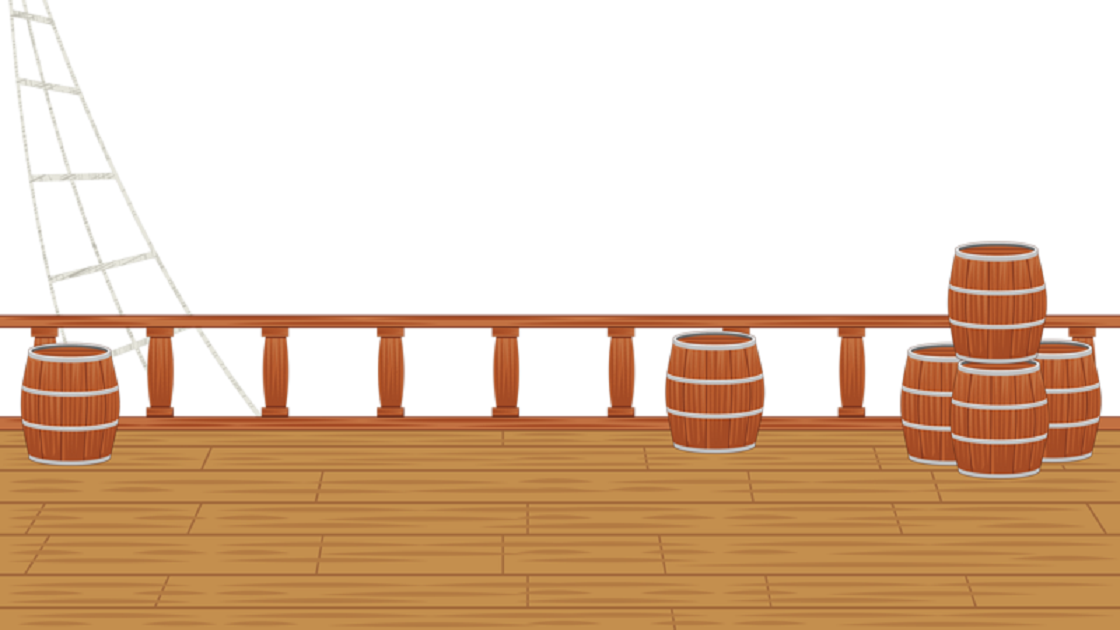

Tiled map render using the project's own tile images. Description and the map definition, with tile-layer contents summarised, below:
An orthogonal 16x9 tile map with 70x70 px tiles, 1 tile layer (ground) and 1 object (PlayerPoint).

<map version="1.0" tiledversion="1.0.2" orientation="orthogonal" renderorder="right-down" width="16" height="9" tilewidth="70" tileheight="70" nextobjectid="10">
 <tileset firstgid="1" name="secondScene" tilewidth="70" tileheight="70" tilecount="144" columns="16">
  <image source="secondScene.png" width="1120" height="630" />
 </tileset>
 <layer name="ground" width="16" height="9">
  <data>[144 cells, 144 non-empty, 105 distinct tile ids]</data>
 </layer>
 <objectgroup name="objects">
  <object id="7" name="PlayerPoint" x="210" y="488" width="70" height="68" />
 </objectgroup>
</map>